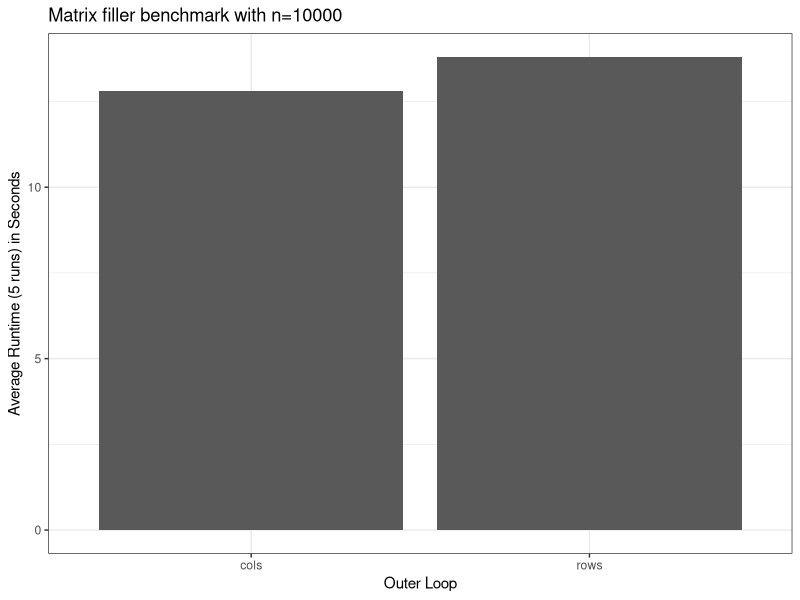
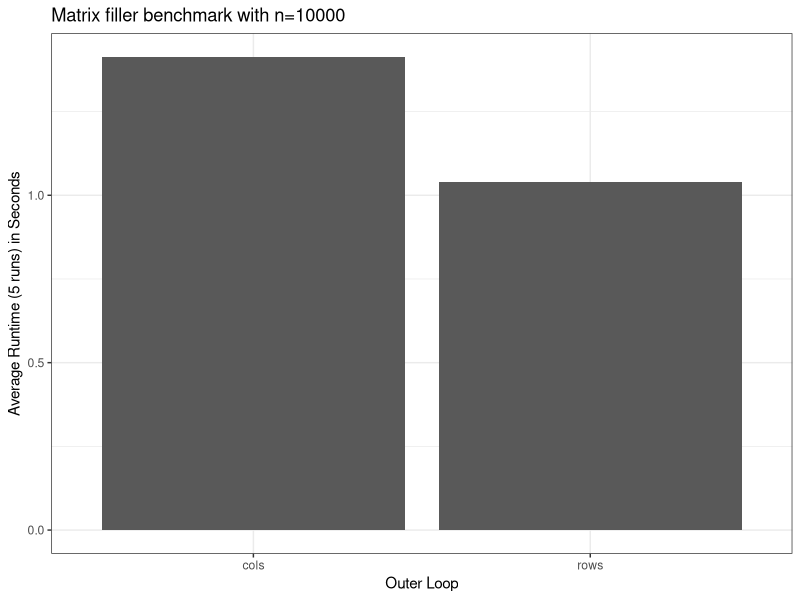

These figures' R source, in order:
## ---- chunk 1
options(htmltools.dir.version = FALSE)
## ---- chunk 2
library(ggplot2)
df = data.frame(runtime=c(13.8, 12.8), operation=c("rows", "cols"))
ggplot(df, aes(operation, runtime)) +
  geom_bar(stat="identity") +
  theme_bw() + 
  xlab("Outer Loop") + 
  ylab("Average Runtime (5 runs) in Seconds") + 
  ggtitle("Matrix filler benchmark with n=10000")
## ---- chunk 3
library(ggplot2)
df = data.frame(runtime=c(1.040239, 1.413331), operation=c("rows", "cols"))
ggplot(df, aes(operation, runtime)) +
  geom_bar(stat="identity") +
  theme_bw() + 
  xlab("Outer Loop") + 
  ylab("Average Runtime (5 runs) in Seconds") + 
  ggtitle("Matrix filler benchmark with n=10000")
